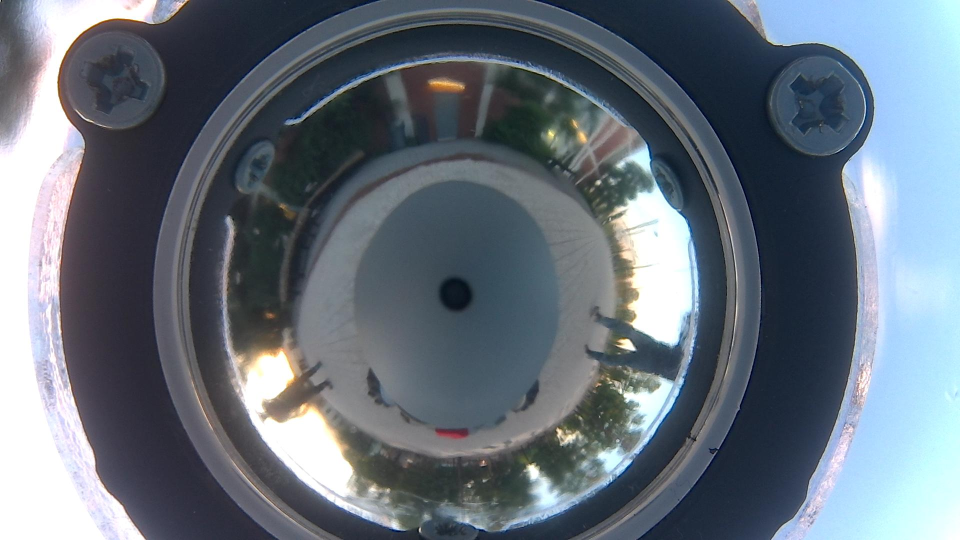
#> input picture python/example.jpg, 1920 x 1080 px (shown at 1/2 size)
$ python remap.py
#> lines starting #> are read from the running program, lines starting #| are printed output that depends on the picture
#> further down, original_img is the input picture: shape (1080, 1920, 3); mean B, G, R 124.4, 113.6, 103.3
#| Origianl Image has size of (1080, 1920, 3)
'''
This is a python package using Scaramuzza and Mei's method to rectify omnidirectional images

Reference:
1.  https://sites.google.com/site/scarabotix/ocamcalib-omnidirectional-camera-calibration-toolbox-for-matlab
2.  https://docs.opencv.org/4.x/dd/d12/tutorial_omnidir_calib_main.html
'''


import cv2 as cv
import math
import numpy as np
import yaml


def preprocess_img(src):
    '''
    Crop the image. Only the circle area is used.

    Input:
        src (numpy.ndarray) : Input uncropped image
    Output:
        dst (numpy.ndarray) : Cropped image with only omnidirectional FOV
    '''
    return src[80:, 310:1540]
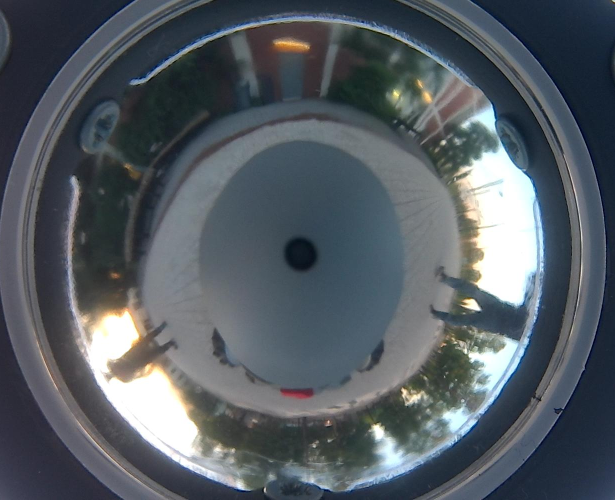
#> returned value: shape (1000, 1230, 3) (shown at 1/2 size); mean of channels 0, 1, 2 98.9, 92, 84.5; drawn as B, G, R
#| Cropped Image has size of (1000, 1230, 3)


class SCARA_OCAM_MODEL(object):
    '''
    Scaramuzza Ocam model

    The calibration is done in Matlab.
    Calibration parameters is stored in calib_result.txt
    '''

    def __init__(self, fname=""):
        self.xc = 0         # optical center
        self.yc = 0         # optical center
        self.c = 0          # affine coefficient
        self.d = 0          # affine coefficient
        self.e = 0          # affine coefficient
        self.invpol = []    # inverse f function coefficients. Used in world2cam
        self.ss = []        # f function coefficients. Used in cam2world
        self.shape = []     # img shape "height" and "width

        if fname != "":
            self.read_result(fname)

    def read_result(self, fname):
        '''
        Read parameters from file

        Input:
            fname (str) : path of scara.yaml
        Output:
            None
        '''
        with open(fname, 'r') as f:
            data = yaml.load(f, Loader=yaml.SafeLoader)

        self.ss = np.array(data['ss'], dtype=np.float64)
        self.invpol = np.array(data['invpol'], dtype=np.float64)
        self.shape = np.array(data['shape'], dtype=np.float64)
        self.c, self.d, self.e = data['cde']
        self.xc, self.yc = data['xy']

    def create_panoramic_undistortion_LUT(self, Rmin, Rmax, new_img_size):
        '''
        Create Look Up Table (LUT) for remapping omni image into panoramic image

        Input:
            Rmin (int) : Smallest radius to cut from optical center (xc, yc)
            Rmax (int) : Largest radius to cut from optical center (xc, yc)
            new_img_size (list) : size of new image [height, width]
        Output:
            mapx (numpy.ndarray) : mapx to be used in np.remap
            mapy (numpy.ndarray) : mapy to be used in np.remap
        '''
#> called with Rmin = 540, Rmax = 200, new_img_size = (400, 1800)
        height = new_img_size[0]
        width = new_img_size[1]

        mapx = np.zeros((height, width), dtype=np.float32)
        mapy = np.zeros((height, width), dtype=np.float32)

        for i in range(height):
            for j in range(width):
                # Note, if you would like to flip the image, just inverte the sign of theta
                theta = (j) / width*2 * math.pi
                rho = Rmax - (Rmax-Rmin) / height * i
                mapx[i][j] = self.yc + rho * math.sin(theta)
                mapy[i][j] = self.xc + rho * math.cos(theta)

        return mapx, mapy

    def panoramic_rectify(self, src, Rmax, Rmin, new_img_size):
        '''
        Rectify omnidirectional image into panoramic image

        Input:
            src (numpy.ndarray) : Input omnidirectional image
            Rmin (int) : Smallest radius to cut from optical center (xc, yc)
            Rmax (int) : Largest radius to cut from optical center (xc, yc)
            new_img_size (list) : size of new image [height, width]
        Output:
            img_rectified (numpy.ndarray) : Rectified panoramic image
        '''
        # Create panoramic look up table
        map_x, map_y = self.create_panoramic_undistortion_LUT(
            Rmax, Rmin, new_img_size)
        # Remap into panoramic image
        dst = cv.remap(src, map_x, map_y, cv.INTER_CUBIC)
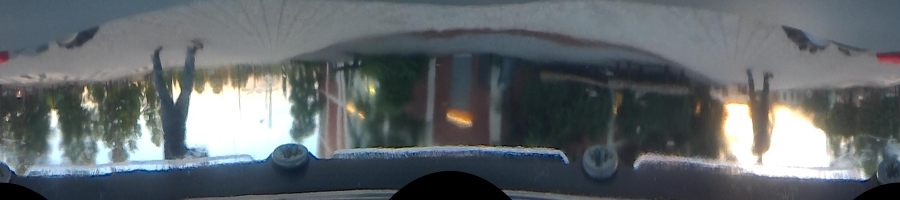
#> dst: shape (400, 1800, 3) (shown at 1/2 size); mean B, G, R 106.5, 103.1, 96.6
        # Rotate 180 degree to align ground to the bottom
        img_rectified = cv.rotate(dst, cv.ROTATE_180)
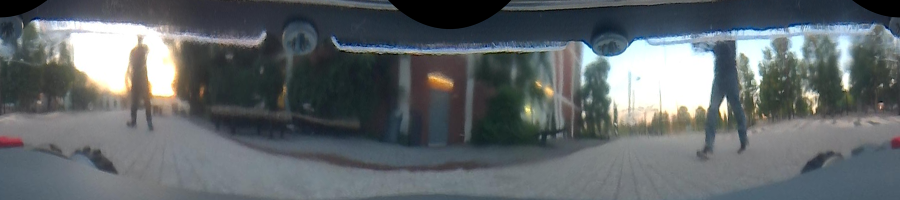
#> img_rectified: shape (400, 1800, 3) (shown at 1/2 size); mean B, G, R 106.5, 103.1, 96.6

        return img_rectified


class MEI_OCAM_MODEL(object):
    '''
    Mei Ocam model from opencv.
    '''

    def __init__(self, fname=""):
        self.K = np.zeros((3, 3))  # Intrinsic Matrix
        self.D = np.zeros((1, 4))  # Distortion coefficients [k1, k2, p1, p2]
        self.Xi = np.zeros((1, 1))  # Mei's Model coefficient

        if fname != '':
            self.read_result(fname)

    def read_result(self, fname):
        '''
        Read config from file

        Input:
            fname (str) : path of mei.yaml
        Output:
            None
        '''
        with open(fname, 'r') as f:
            data = yaml.load(f, Loader=yaml.SafeLoader)

        self.K = np.array(data['K'], dtype=np.float64).reshape((3, 3))
        self.D = np.array([data['D']], dtype=np.float64)
        self.Xi = np.array([data['Xi']], dtype=np.float64)

    def panoramic_rectify(self, src, new_img_size):
        '''
        Rectify omni image into panoramic image

        Input:
            src (numpy.ndarray) : Input omnidirectional image
            new_img_size (list) : size of new image [width, height]
        Output:
            dst (numpy.ndarray) : Rectified panoramic image
        '''
#> called with new_img_size = (2900, 800)
        # Rotated 180 to let the front fit in the middle
        r = np.array([[-1, 0, 0], [0, -1, 0], [0, 0, 1]], dtype=np.float64)

        # Create panoramic look up table
        map1, map2 = cv.omnidir.initUndistortRectifyMap(
            self.K,
            self.D,
            self.Xi,
            r, self.K, new_img_size, cv.CV_16SC2, cv.omnidir.RECTIFY_CYLINDRICAL)
        # Rotated 180 to let the front fit in the middle

        dst = cv.remap(src, map1, map2, cv.INTER_CUBIC)
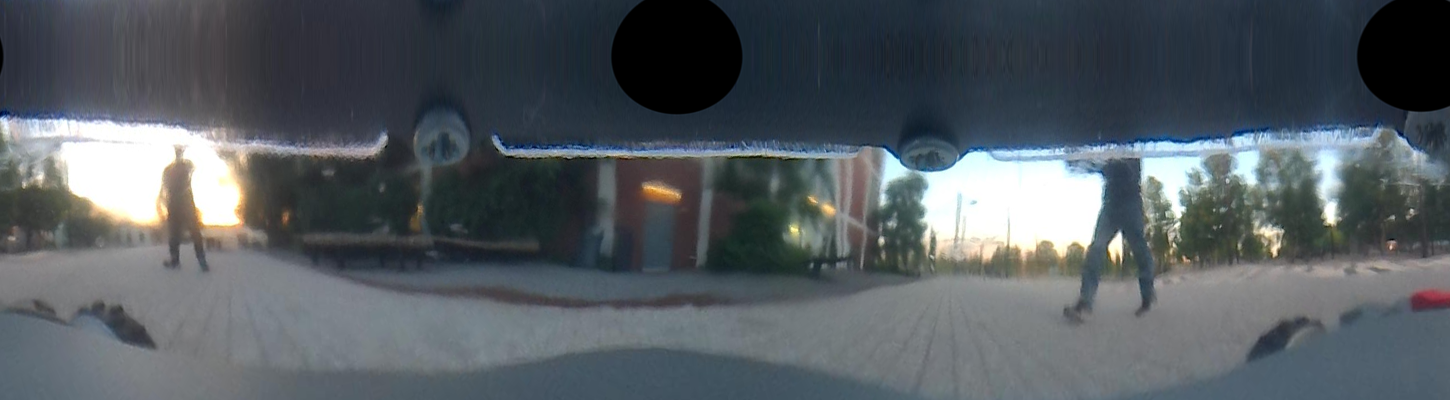
#> dst: shape (800, 2900, 3) (shown at 1/2 size); mean B, G, R 97.4, 92, 84.9

        return dst


if __name__ == "__main__":
    # example usage
    # Note that new_image_size height and width is different due to different conventions

    original_img = cv.imread("example.jpg")
    print(f'Origianl Image has size of {original_img.shape}')

    cropped = preprocess_img(original_img)
    print(f'Cropped Image has size of {cropped.shape}')

    cv.imwrite("cropped.jpg", cropped)

    scara = SCARA_OCAM_MODEL("scara.yaml")
    mei = MEI_OCAM_MODEL("mei.yaml")

    res_scara = scara.panoramic_rectify(cropped, 540, 200, (400, 1800))
    res_mei = mei.panoramic_rectify(cropped, (2900, 800))

    cv.imwrite("scara.jpg", res_scara)
    cv.imwrite("mei.jpg", res_mei)

$ run again, with python/cuboid.jpg copied over python/example.jpg
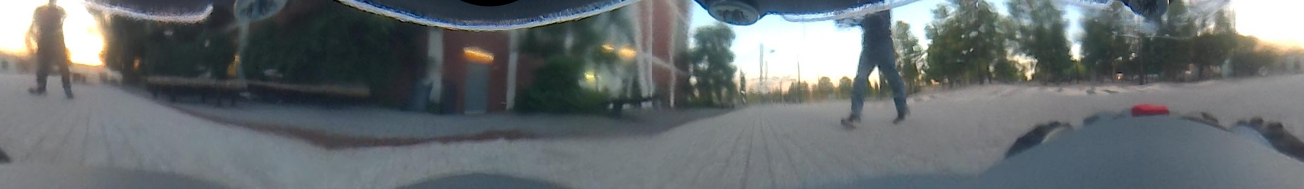
#> input picture python/cuboid.jpg, 3912 x 565 px (shown at 1/3 size)
#> original_img is the input picture: shape (565, 3912, 3); mean B, G, R 111.9, 109.7, 103.4
#| Origianl Image has size of (565, 3912, 3)
#| Cropped Image has size of (485, 1230, 3)
#> in panoramic_rectify, `img_rectified = cv.rotate(dst, cv.ROTATE_180)`:
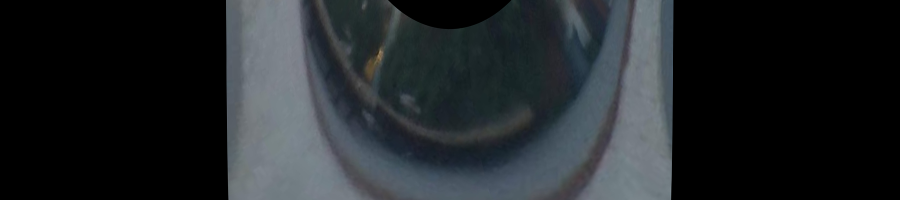
#> img_rectified: shape (400, 1800, 3) (shown at 1/2 size); mean B, G, R 41.1, 38.1, 33.9
#> in panoramic_rectify, `dst = cv.remap(src, map1, map2, cv.INTER_CUBIC)`:
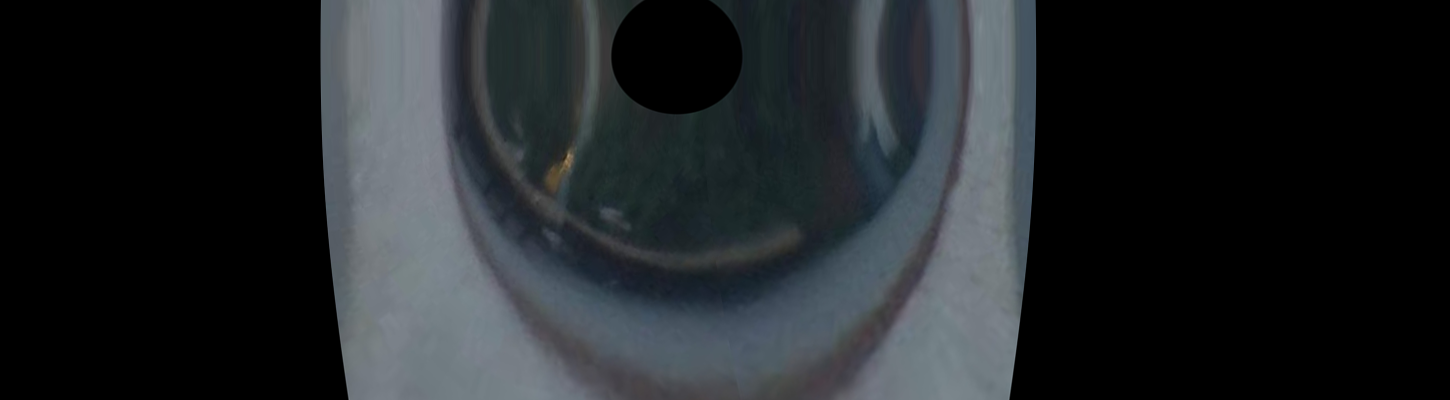
#> dst: shape (800, 2900, 3) (shown at 1/2 size); mean B, G, R 40.2, 37.4, 33.5

$ run again, with python/perspective_0.jpg copied over python/example.jpg
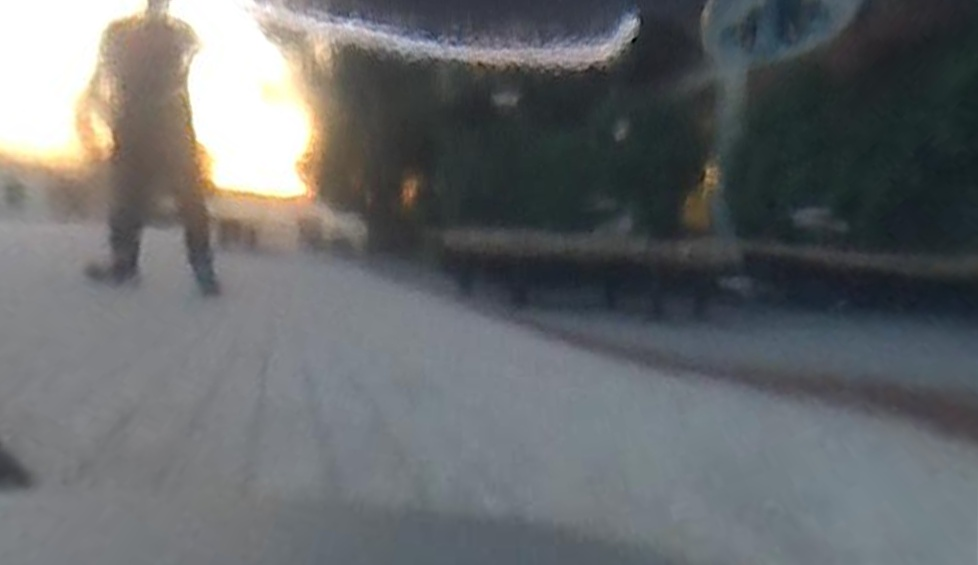
#> input picture python/perspective_0.jpg, 978 x 565 px
#> original_img is the input picture: shape (565, 978, 3); mean B, G, R 108.2, 106.3, 103.3
#| Origianl Image has size of (565, 978, 3)
#| Cropped Image has size of (485, 668, 3)
#> in panoramic_rectify, `img_rectified = cv.rotate(dst, cv.ROTATE_180)`:
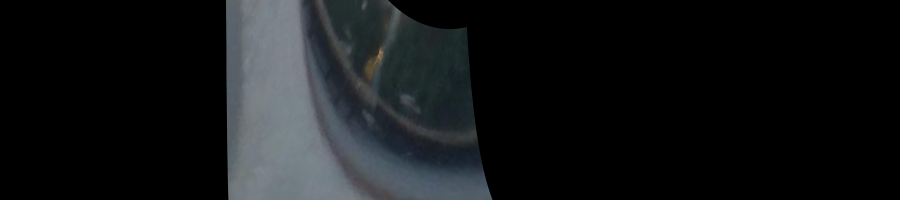
#> img_rectified: shape (400, 1800, 3) (shown at 1/2 size); mean B, G, R 23.4, 21.8, 19.6
#> in panoramic_rectify, `dst = cv.remap(src, map1, map2, cv.INTER_CUBIC)`:
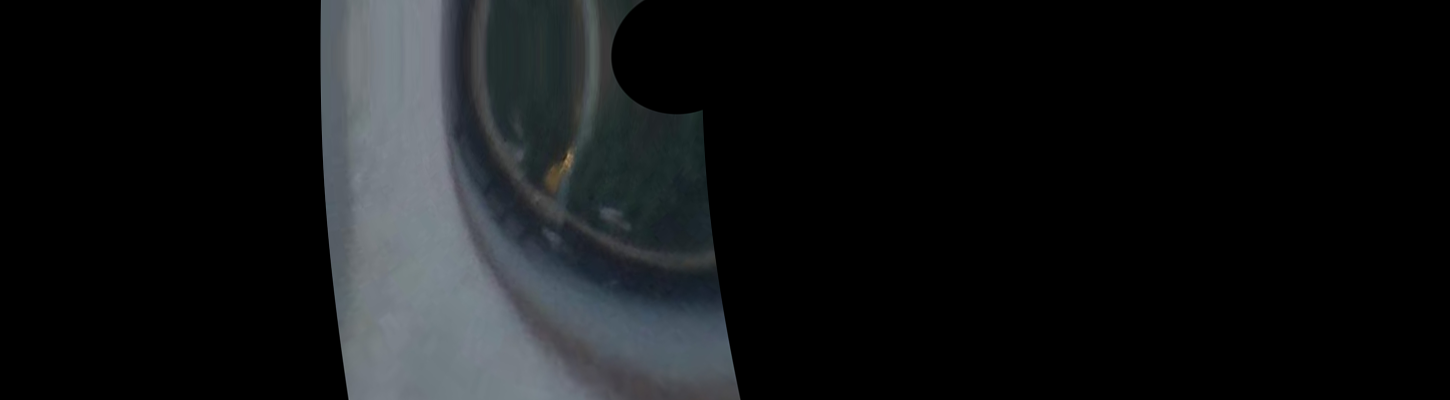
#> dst: shape (800, 2900, 3) (shown at 1/2 size); mean B, G, R 22.7, 21.2, 19.3

$ run again, with python/perspective_1.jpg copied over python/example.jpg
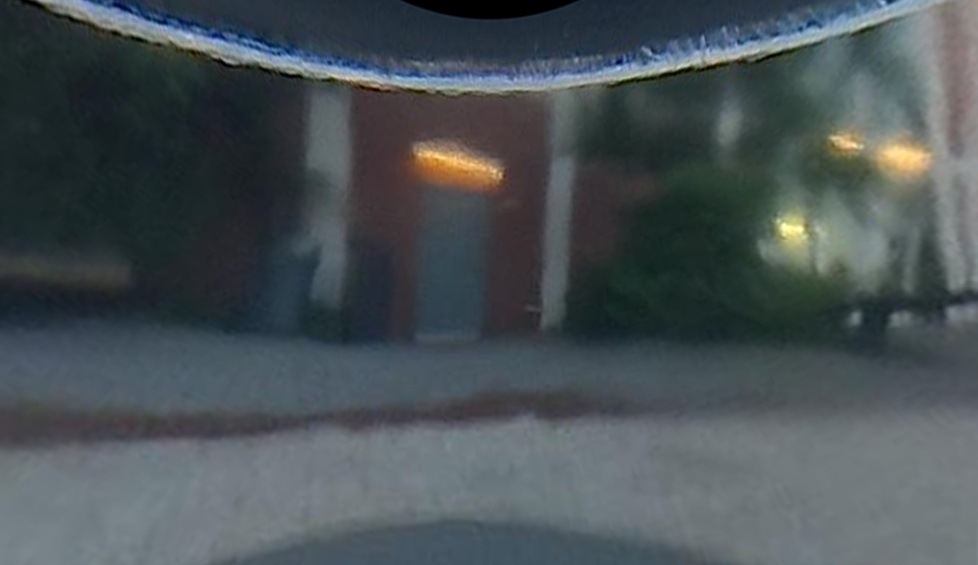
#> input picture python/perspective_1.jpg, 978 x 565 px
#> original_img is the input picture: shape (565, 978, 3); mean B, G, R 85.6, 82, 73.2
#| Origianl Image has size of (565, 978, 3)
#| Cropped Image has size of (485, 668, 3)
#> in panoramic_rectify, `img_rectified = cv.rotate(dst, cv.ROTATE_180)`:
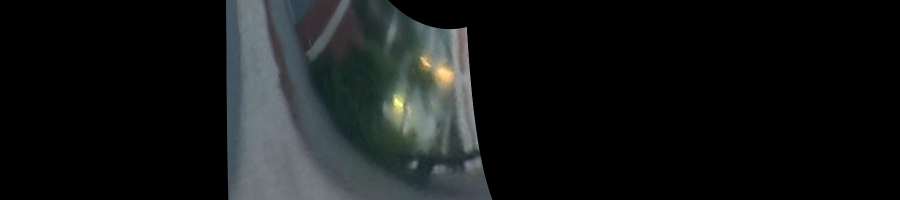
#> img_rectified: shape (400, 1800, 3) (shown at 1/2 size); mean B, G, R 23.2, 23.1, 20.4
#> in panoramic_rectify, `dst = cv.remap(src, map1, map2, cv.INTER_CUBIC)`:
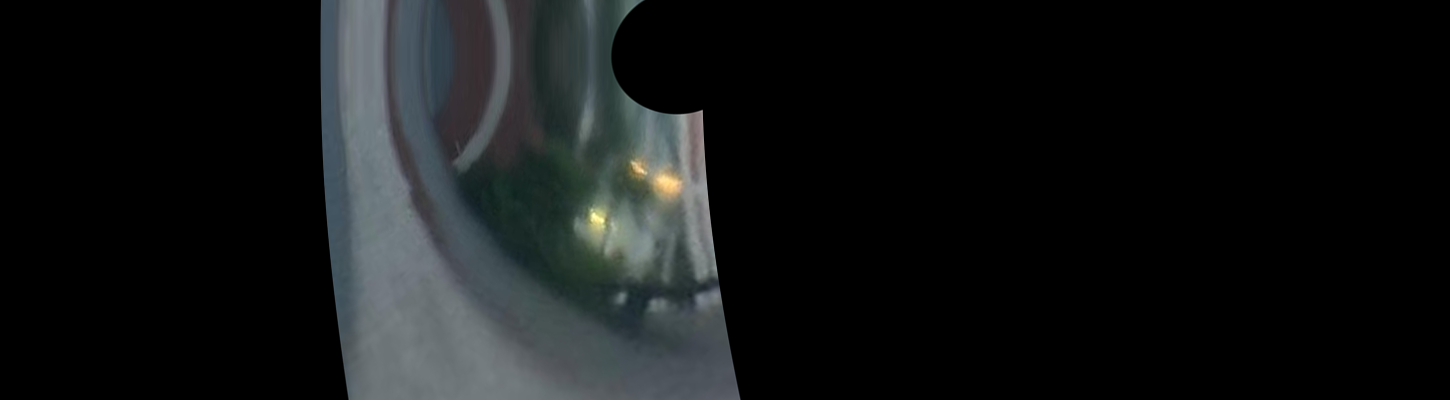
#> dst: shape (800, 2900, 3) (shown at 1/2 size); mean B, G, R 22, 21.6, 19.3
